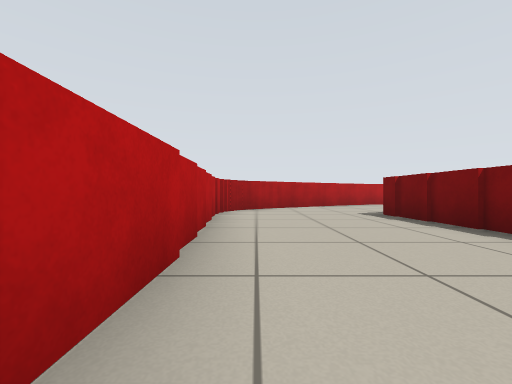
view 1 (above)

14 first-person views from a walk through a Stage world. The camera is 0.49 m above the floor, looks level and sees 90° across. Floor lines are 1 m apart. The floor is counted in squares, 1 m on a side. Each view is taken from the middle of a square. On the plan, view 1 faces up. The plan holds only what a view shows up to about 9 squares ahead; the rest is blank. The robots in the file are not drawn.

view 2
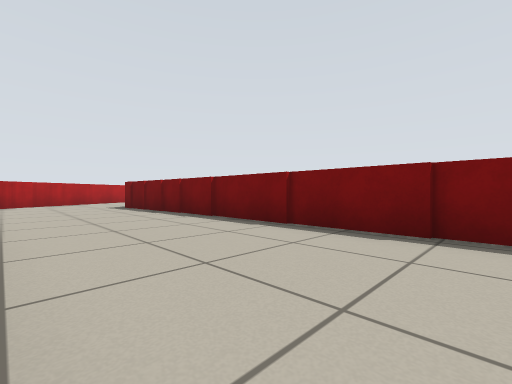

view 3
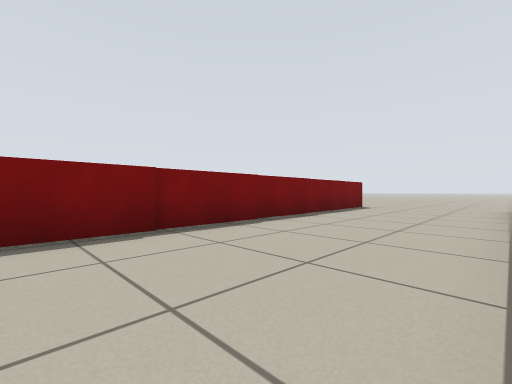

view 4
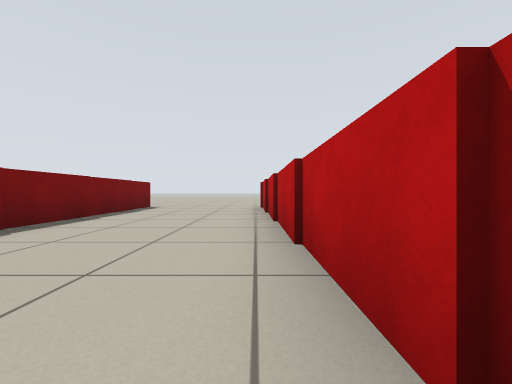

view 5
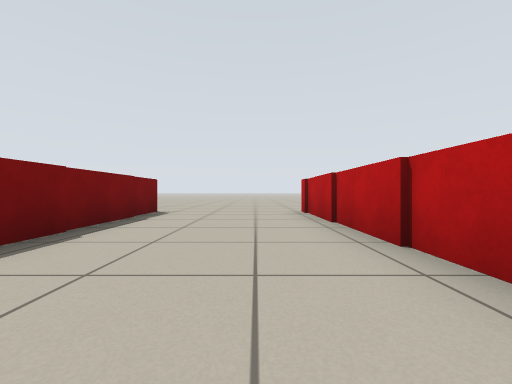

view 6
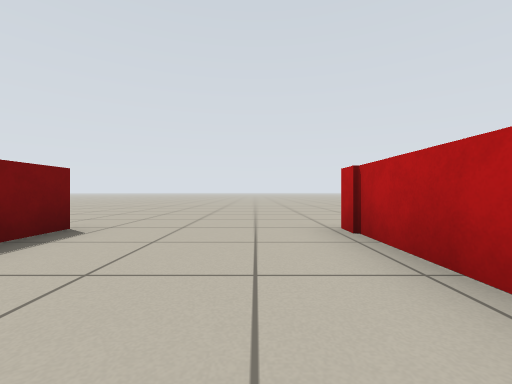

view 7
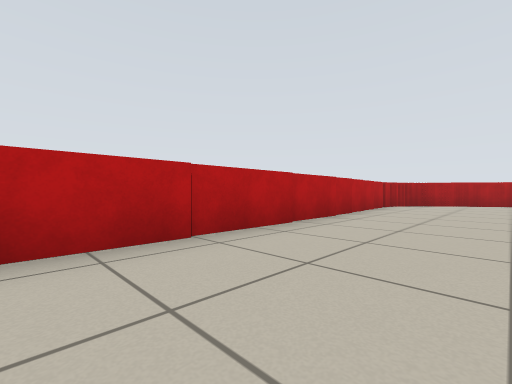

view 8
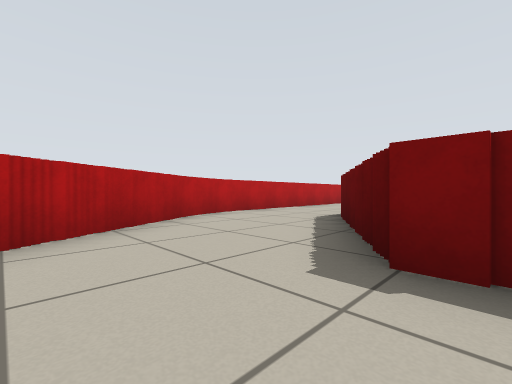

view 9
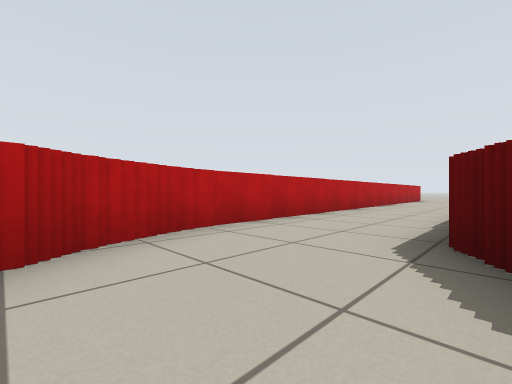

view 10
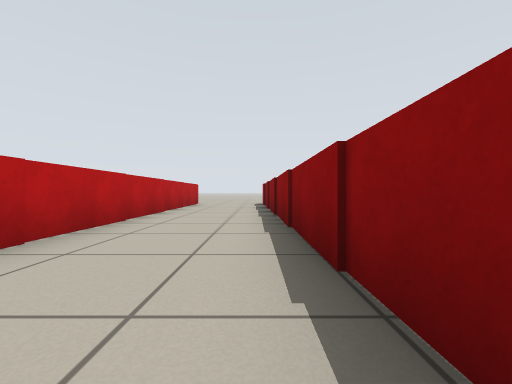

view 11
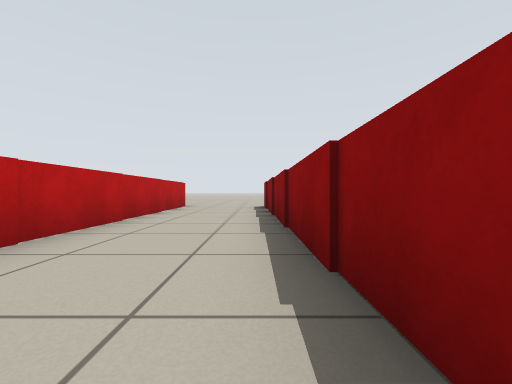

view 12
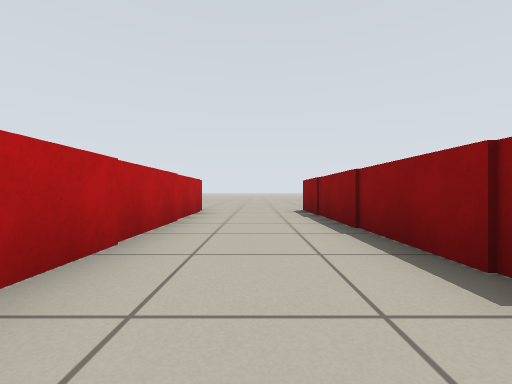

view 13
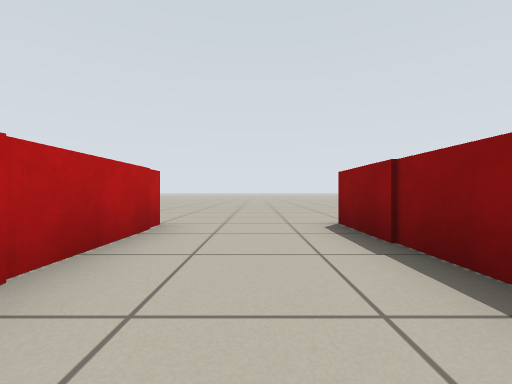

view 14
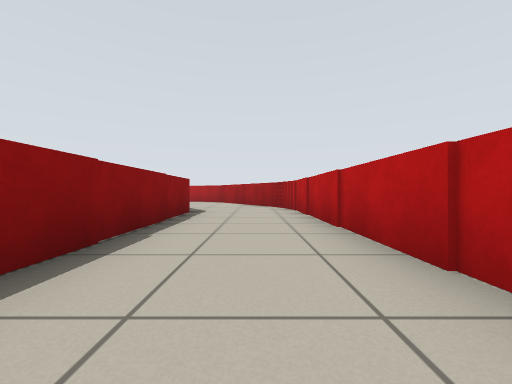

### Floor plan
Points are (right, up) in squares from view 1. A wall is a line through its corners. A room is listed if a view was taken in it or the views show most of it. See-through windows are left out.
Room 1 (views 1, 2, 3, 4, 5, 6, 7, 8)
walls: (-0.2, -5.2) (-0.2, -9.5); (-0.4, 2) (-0.4, -5.4); (3.2, -6.1) (3.2, 2.5); (2.9, 2.5) (2.9, 4.2); (-0.6, 3.8) (-0.6, 2); (2.8, 4.2) (2.8, 5.6); (-0.8, 5.5) (-0.8, 3.8); (3.4, -9.5) (3.4, -6.1); (-0.8, 6.1) (-0.8, 5.6); (-0.6, 6.6) (-0.6, 6.1); (0.4, 7.4) (-0.4, 7.4) (-0.4, 6.6); (0.9, 7.7) (0.2, 7.7); (1.2, 8) (0.6, 8); (1.6, 8.2) (1.1, 8.2); (2.1, 8.5) (1.6, 8.5); (2.6, 8.7) (2.1, 8.7)
ways out: opening at (3, 7) to room 2; opening at (0, -10.5); opening at (3, -10.5)
Room 2 (views 9, 10, 11, 12, 13, 14)
walls: (8.5, 10.1) (4.6, 10.1); (5.8, 7.5) (17.5, 7.5); (4.9, 9.9) (4.2, 9.9); (17.4, 7.7) (19, 7.7); (4.4, 9.6) (3.4, 9.6); (18.4, 10.3) (8.4, 10.3); (3.4, 9.2) (2.8, 9.2)
ways out: opening at (3, 7) to room 1; opening at (19.5, 8); opening at (19.5, 10)

Where each view was taken, in squares from view 1:
view 1: 0 up, 0 right, facing up
view 2: 3 down, 0 right, facing up-right
view 3: 1 down, 0 right, facing down-right
view 4: 1 down, 0 right, facing down
view 5: 3 down, 1 right, facing down
view 6: 6 down, 1 right, facing down
view 7: 3 down, 2 right, facing up-left
view 8: 5 up, 1 right, facing up-right
view 9: 7 up, 3 right, facing up-right
view 10: 8 up, 8 right, facing right
view 11: 8 up, 10 right, facing right
view 12: 9 up, 12 right, facing right
view 13: 9 up, 15 right, facing right
view 14: 9 up, 12 right, facing left
